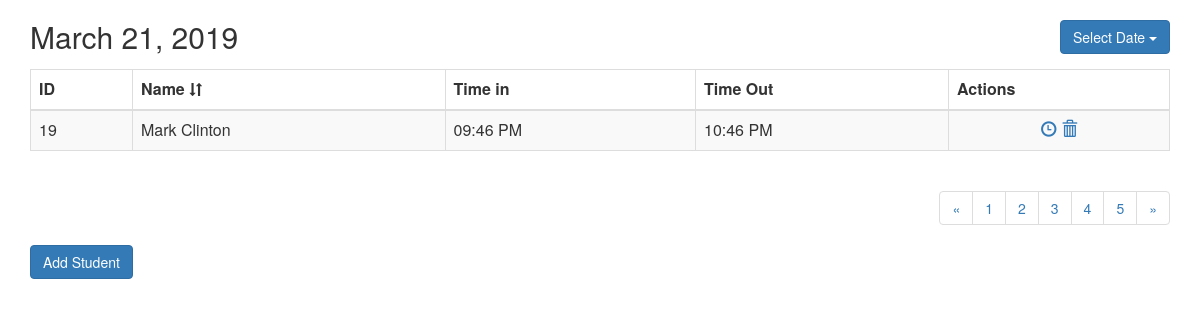
Screenshot of /ListAttendance.php?id=4 (signed in) with the database file from the repository.
### tables this page shows
CREATE TABLE `daily_log` (
  `ID` int(11) NOT NULL,
  `student_ID` int(11) NOT NULL,
  `date_ID` int(11) NOT NULL,
  `Time_In` time NOT NULL,
  `Time_Out` time NOT NULL
);

CREATE TABLE `student_profile` (
  `student_id` int(11) NOT NULL,
  `name` varchar(70) NOT NULL,
  `sex` varchar(6) NOT NULL,
  `PWD` varchar(3) NOT NULL,
  `date_of_birth` date NOT NULL,
  `address` varchar(100) NOT NULL
);

### ListAttendance.php (the view, shortened to what this page needs)
<?php
	include('session.php');
	$id = $_GET['id'];
	$query = "SELECT DATE_FORMAT(date_name, \"%M %d, %Y\")
			  FROM date_list
			  WHERE date_ID = $id";
    $result = mysqli_query($db, $query);
	$row = mysqli_fetch_row($result);
	$currentDate = $row[0];
?>
<html>
	<head>
			<link rel="stylesheet" href="https://maxcdn.bootstrapcdn.com/bootstrap/3.4.0/css/bootstrap.min.css">
	      	<link rel="stylesheet" href="http://code.jquery.com/ui/1.10.3/themes/smoothness/jquery-ui.css" />
			<link rel="stylesheet" href="css/custom.css">
	</head>
	<body>
		<div class="container">
	        <div class="table-wrapper">
	            <div class="table-title">
	                <div class="row">
	                    <div class="col-sm-9"><h2><?php echo $currentDate; ?></h2></div>
	                    <div class="col-sm-3">
	                        <div class="form-group" align="right">
	                        	<i>&nbsp;</i>
				                <div class="dropdown">
								  <button class="btn btn-primary dropdown-toggle" type="button" data-toggle="dropdown">Select Date
								  <span class="caret"></span></button>
								</div>
				            </div>
	                    </div>
	                </div>
	            </div>
	            <table class="table table-striped table-hover table-bordered">
	                <thead>
	                    <tr>
	                        <th>ID  	  </th>
	                        <th> Name     <span class="glyphicon glyphicon-sort" style="font-size: 13px"></span></th>
	                        <th> Time in  </th>
	                        <th> Time Out </th>
	                        <th> Actions  </th>
	                    </tr>
	                </thead>
	                <tbody>
	                	<?php
		                	$query = "SELECT daily_log.ID,
		                					 student_profile.name,
		                					 TIME_FORMAT(daily_log.Time_In, '%h:%i %p'),
		                					 TIME_FORMAT(daily_log.Time_Out, '%h:%i %p')
	                                         FROM daily_log
	                                         INNER JOIN student_profile on daily_log.student_ID = student_profile.student_ID
	                                         LEFT JOIN date_list on daily_log.date_ID = date_list.date_ID
	                                         WHERE daily_log.date_ID = $id";
	                        $result = mysqli_query($db, $query)
	                        or die ('query error');
	                        if(mysqli_num_rows ($result)>0){
	                            while($row = mysqli_fetch_row($result)){
	                            	$daily_ID=$row[0];
	                                echo"<tr>
		                                    <td>$row[0]</td>
		                                    <td>$row[1]</td>
		                                    <td>$row[2]</td>";
		                            if($row[3]=="12:00 AM"){
		                            	echo"<td>--</td>";
		                            }
		                            else {
		                            	echo"<td>$row[3]</td>";
		                            }
						?>
	                        <td align="center">
								<a href="#" title="Time" type="Submit" name = "ID"
								   value="<?php echo $daily_ID;?>" data-toggle="modal" data-target="#timeOut-<?php echo $row[0];?>" onclick="getTime();">
									<span class="glyphicon glyphicon-time"></span>
								</a>
		                        <a href='deleteAttendance.php?log_id=<?php echo $daily_ID;?>&date_ID=<?php echo $id ?>' title="Delete" data-toggle="tooltip" onClick="return confirm('Delete This Entry	?')">
		                        	<span class="glyphicon glyphicon-trash"></span>
		                        </a>
		                    </td>
	                    </tr>
	                 <?php
	                 		}
                 		}
                 	 ?>
                 	</tbody>
             	</table>
            <div align="right">
				<ul class="pagination">
					<li class="page-item">
						<a class="page-link" href="#" aria-label="Previous">
							<span aria-hidden="true">&laquo;</span>
						</a>
				    </li>
					<li><a href="#">1</a></li>
					<li><a href="#">2</a></li>
					<li><a href="#">3</a></li>
					<li><a href="#">4</a></li>
					<li><a href="#">5</a></li>
					<li class="page-item">
						<a class="page-link" href="#" aria-label="Next">
							<span aria-hidden="true">&raquo;</span>
						</a>
					</li>
				</ul>
			</div>
			<button type="button" class="btn btn-primary" data-toggle="modal" data-target="#newAttendancePopup" onclick="getTime();">
			  Add Student
			</button>
    	</div>
	</body>
</html>

### rows the page displays
daily_log: ID "19", student_ID.name "Mark Clinton", row "09:46 PM", row "10:46 PM"

### other values shown
$currentDate "March 21, 2019"
